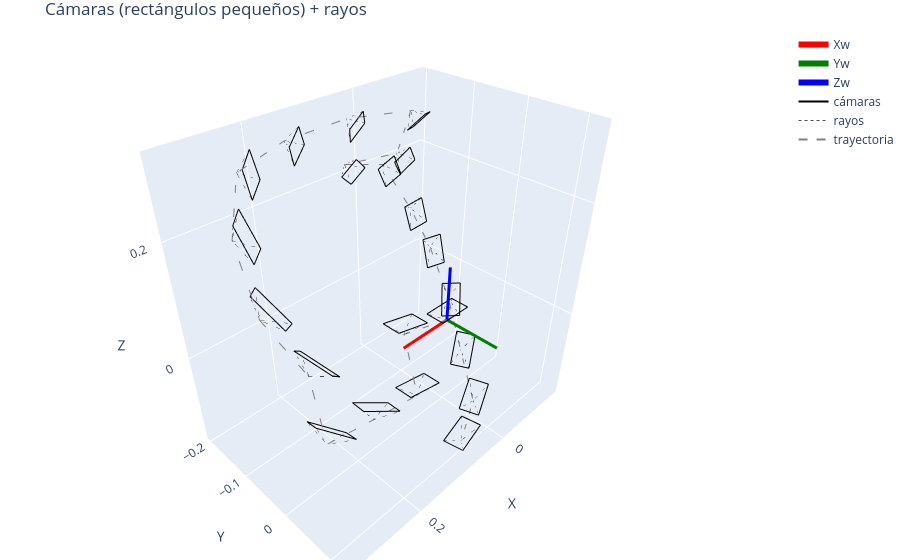

This figure's notebook cell:
### Markdown cell above
# Interactivo (Plotly): mundo + rectángulos y rayos por cámara

### Code cell
import os
import plotly.graph_objects as go

EVERY_N = 1  
L = 0.10    

fig = go.Figure()
fig.add_trace(go.Scatter3d(x=[0, L], y=[0, 0], z=[0, 0], mode='lines',
                           line=dict(color='red', width=6), name='Xw'))
fig.add_trace(go.Scatter3d(x=[0, 0], y=[0, L], z=[0, 0], mode='lines',
                           line=dict(color='green', width=6), name='Yw'))
fig.add_trace(go.Scatter3d(x=[0, 0], y=[0, 0], z=[0, L], mode='lines',
                           line=dict(color='blue', width=6), name='Zw'))

img0 = cv.imread(paths[0], cv.IMREAD_GRAYSCALE)
H0, W0 = img0.shape[:2]
width_target = 0.6 * L
z_rect = width_target * float(K[0,0]) / max(W0, 1)

px_corners = np.array([[0, 0], [W0-1, 0], [W0-1, H0-1], [0, H0-1]], dtype=np.float64)
fx, fy, cx, cy = float(K[0,0]), float(K[1,1]), float(K[0,2]), float(K[1,2])

def px_to_cam(px, z):
    x = (px[:,0] - cx) * (z / fx)
    y = (px[:,1] - cy) * (z / fy)
    return np.stack([x, y, np.full_like(x, z)], axis=1)

x_edges, y_edges, z_edges = [], [], []
x_rays, y_rays, z_rays = [], [], []
xs_center, ys_center, zs_center = [], [], []

subset = poses_T_cw[::EVERY_N]
for T in subset:
    R = T[:3,:3]
    t = T[:3, 3]
    xs_center.append(t[0]); ys_center.append(t[1]); zs_center.append(t[2])

    plane = (R @ px_to_cam(px_corners, z_rect).T).T + t
    c0, c1, c2, c3 = plane

    def add_seg(a, b, X, Y, Z):
        X.extend([a[0], b[0], None])
        Y.extend([a[1], b[1], None])
        Z.extend([a[2], b[2], None])

    add_seg(c0, c1, x_edges, y_edges, z_edges)
    add_seg(c1, c2, x_edges, y_edges, z_edges)
    add_seg(c2, c3, x_edges, y_edges, z_edges)
    add_seg(c3, c0, x_edges, y_edges, z_edges)

    for cpt in (c0, c1, c2, c3):
        add_seg(t, cpt, x_rays, y_rays, z_rays)

fig.add_trace(go.Scatter3d(x=x_edges, y=y_edges, z=z_edges, mode='lines',
                           line=dict(color='black', width=2), name='cámaras'))
fig.add_trace(go.Scatter3d(x=x_rays, y=y_rays, z=z_rays, mode='lines',
                           line=dict(color='black', width=1, dash='dot'), opacity=0.7,
                           name='rayos'))

fig.add_trace(go.Scatter3d(x=xs_center, y=ys_center, z=zs_center, mode='lines',
                           line=dict(color='gray', dash='dash'), name='trayectoria'))

fig.update_layout(
    scene=dict(aspectmode='data', xaxis_title='X', yaxis_title='Y', zaxis_title='Z'),
    margin=dict(l=0, r=0, t=30, b=0),
    title='Cámaras (rectángulos pequeños) + rayos',
    showlegend=True
)
fig.show()

### Figure 1 — Plotly figure (JSON) as saved in the notebook; plotly's stock layout.template omitted (floating-point values rounded to 4 significant figures; data arrays with more than 128 entries replaced by an {"elided": "..."} marker saying what was removed)
{"data": [{"line": {"color": "red", "width": 6}, "mode": "lines", "name": "Xw", "type": "scatter3d", "x": [0, 0.1], "y": [0, 0], "z": [0, 0]}, {"line": {"color": "green", "width": 6}, "mode": "lines", "name": "Yw", "type": "scatter3d", "x": [0, 0], "y": [0, 0.1], "z": [0, 0]}, {"line": {"color": "blue", "width": 6}, "mode": "lines", "name": "Zw", "type": "scatter3d", "x": [0, 0], "y": [0, 0], "z": [0, 0.1]}, {"line": {"color": "black", "width": 2}, "mode": "lines", "name": "cámaras", "type": "scatter3d", "x": {"elided": "252 float values"}, "y": {"elided": "252 float values"}, "z": {"elided": "252 float values"}}, {"line": {"color": "black", "dash": "dot", "width": 1}, "mode": "lines", "name": "rayos", "opacity": 0.7, "type": "scatter3d", "x": {"elided": "252 float values"}, "y": {"elided": "252 float values"}, "z": {"elided": "252 float values"}}, {"line": {"color": "gray", "dash": "dash"}, "mode": "lines", "name": "trayectoria", "type": "scatter3d", "x": [0, 0.09705, 0.1079, 0.2051, 0.2994, 0.2948, 0.3286, 0.3117, 0.2531, 0.1572, 0.05959, -0.03253, -0.05236, 0.04624, -0.04732, -0.08982, -0.1311, -0.1125, -0.07486, -0.01994, 0.06828], "y": [0, -0.002346, 0.03763, 0.04317, 0.05375, 0.02207, -0.01767, -0.08181, -0.1487, -0.1763, -0.1578, -0.1189, -0.1658, -0.1811, -0.1936, -0.1686, -0.1554, -0.0897, -0.02324, 0.05287, 0.0995], "z": [0, 0.024, -0.06702, -0.04402, -0.01249, 0.08225, 0.1676, 0.2424, 0.2882, 0.295, 0.306, 0.3047, 0.2186, 0.2252, 0.1921, 0.1051, 0.01499, -0.0581, -0.1227, -0.1572, -0.1507]}], "layout": {"margin": {"b": 0, "l": 0, "r": 0, "t": 30}, "scene": {"aspectmode": "data", "xaxis": {"title": {"text": "X"}}, "yaxis": {"title": {"text": "Y"}}, "zaxis": {"title": {"text": "Z"}}}, "showlegend": true, "title": {"text": "Cámaras (rectángulos pequeños) + rayos"}}}
